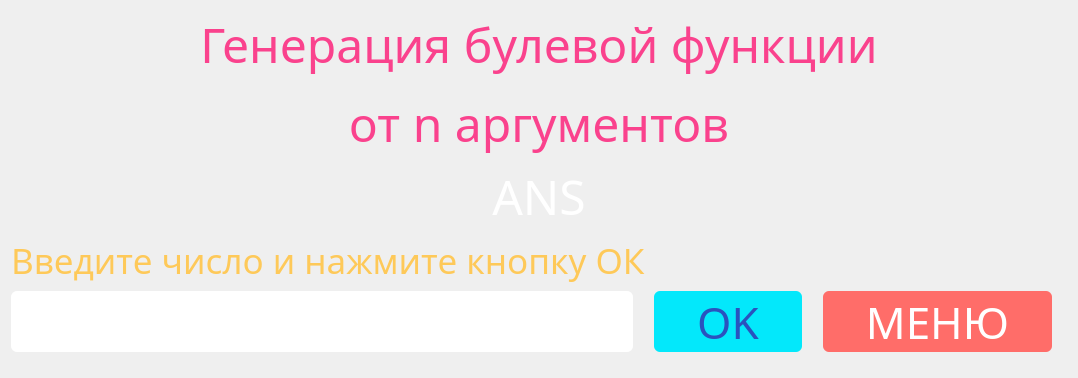
      <widget class="QWidget" name="page_1">
       <property name="enabled">
        <bool>true</bool>
       </property>
       <property name="sizePolicy">
        <sizepolicy hsizetype="Expanding" vsizetype="Expanding">
         <horstretch>0</horstretch>
         <verstretch>0</verstretch>
        </sizepolicy>
       </property>
       <property name="autoFillBackground">
        <bool>false</bool>
       </property>
       <property name="styleSheet">
        <string notr="true">#page_1 {
background-color: #18011b;
color: #fff;
background-image: url(:/images/1.png)
}

#Line1{
display: inline-block;	
	box-sizing: border-box;
	padding: 0 20px;
	margin: 0 15px 15px 0;
	outline: none;
	border: none;  
	border-radius: 6px;
	height: 40px;
	line-height: 40px;
	color: #18011b;
}

#ans1{
 color: #fff;
}

QPushButton {
    display: inline-block;	
	box-sizing: border-box;
	padding: 0 20px;
	margin: 0 15px 15px 0;
	outline: none;
	border: none;  
	border-radius: 6px;
	color: #2a52be;
	background-color: #03e8fb;
	cursor: pointer;
	user-select: none;
	appearance: none;
	touch-action: manipulation;
}

QPushButton:hover {
  background-color: #ffd56b;
  color: #ff7538;
}

QPushButton:pressed {
	background-color: #AAAAAA;
    color: #fff;
}

QPushButton:enabled {
	pointer-events: none;
	opacity: 0;
}

QPushButton#pushButton_backtomenu1{
  background-color: #ff6d69;
  color: #fff;
}
QPushButton#pushButton_backtomenu1:hover{
  background-color: #ff3c36;
}
QPushButton#pushButton_backtomenu1:hover:pressed {
	background-color: #AAAAAA;
    color: #fff;
}
QPushButton#pushButton{
  background-color: #fa428d;
  color: #fff;
} </string>
       </property>
       <layout class="QHBoxLayout" name="horizontalLayout_3">
        <item>
         <layout class="QVBoxLayout" name="verticalLayout_2">
          <item>
           <widget class="QLabel" name="label_5">
            <property name="sizePolicy">
             <sizepolicy hsizetype="Expanding" vsizetype="Maximum">
              <horstretch>0</horstretch>
              <verstretch>0</verstretch>
             </sizepolicy>
            </property>
            <property name="font">
             <font>
              <family>XDRA Heavy</family>
              <pointsize>36</pointsize>
             </font>
            </property>
            <property name="text">
             <string>&lt;html&gt;&lt;head/&gt;&lt;body&gt;&lt;p&gt;&lt;span style=&quot; color:#fa428d;&quot;&gt;Генерация булевой функции&lt;/span&gt;&lt;/p&gt;&lt;p&gt;&lt;span style=&quot; color:#fa428d;&quot;&gt;от n аргументов&lt;/span&gt;&lt;/p&gt;&lt;/body&gt;&lt;/html&gt;</string>
            </property>
            <property name="alignment">
             <set>Qt::AlignCenter</set>
            </property>
           </widget>
          </item>
          <item>
           <widget class="QLabel" name="ans1">
            <property name="sizePolicy">
             <sizepolicy hsizetype="Expanding" vsizetype="Expanding">
              <horstretch>0</horstretch>
              <verstretch>0</verstretch>
             </sizepolicy>
            </property>
            <property name="font">
             <font>
              <family>XDRA Heavy</family>
              <pointsize>36</pointsize>
             </font>
            </property>
            <property name="text">
             <string>&lt;html&gt;&lt;head/&gt;&lt;body&gt;&lt;p&gt;&lt;span style=&quot; color:#ffffff;&quot;&gt;ANS&lt;/span&gt;&lt;/p&gt;&lt;/body&gt;&lt;/html&gt;</string>
            </property>
            <property name="alignment">
             <set>Qt::AlignCenter</set>
            </property>
           </widget>
          </item>
          <item>
           <layout class="QGridLayout" name="gridLayout_3">
            <item row="2" column="2">
             <widget class="QPushButton" name="pushButton_backtomenu1">
              <property name="sizePolicy">
               <sizepolicy hsizetype="Preferred" vsizetype="Expanding">
                <horstretch>0</horstretch>
                <verstretch>0</verstretch>
               </sizepolicy>
              </property>
              <property name="maximumSize">
               <size>
                <width>16777215</width>
                <height>100</height>
               </size>
              </property>
              <property name="font">
               <font>
                <family>XDRA Heavy</family>
                <pointsize>33</pointsize>
               </font>
              </property>
              <property name="text">
               <string>  МЕНЮ  </string>
              </property>
             </widget>
            </item>
            <item row="2" column="1">
             <widget class="QPushButton" name="pushButton_start1">
              <property name="enabled">
               <bool>true</bool>
              </property>
              <property name="sizePolicy">
               <sizepolicy hsizetype="Preferred" vsizetype="Expanding">
                <horstretch>0</horstretch>
                <verstretch>0</verstretch>
               </sizepolicy>
              </property>
              <property name="maximumSize">
               <size>
                <width>16777215</width>
                <height>100</height>
               </size>
              </property>
              <property name="font">
               <font>
                <family>XDRA Heavy</family>
                <pointsize>33</pointsize>
               </font>
              </property>
              <property name="text">
               <string>  OK  </string>
              </property>
             </widget>
            </item>
            <item row="2" column="0">
             <widget class="QLineEdit" name="Line1">
              <property name="sizePolicy">
               <sizepolicy hsizetype="Preferred" vsizetype="Expanding">
                <horstretch>0</horstretch>
                <verstretch>0</verstretch>
               </sizepolicy>
              </property>
              <property name="maximumSize">
               <size>
                <width>16777215</width>
                <height>100</height>
               </size>
              </property>
              <property name="font">
               <font>
                <family>XDRA Heavy</family>
                <pointsize>48</pointsize>
               </font>
              </property>
             </widget>
            </item>
            <item row="0" column="0" colspan="3">
             <widget class="QLabel" name="label_3">
              <property name="sizePolicy">
               <sizepolicy hsizetype="Expanding" vsizetype="Expanding">
                <horstretch>0</horstretch>
                <verstretch>0</verstretch>
               </sizepolicy>
              </property>
              <property name="maximumSize">
               <size>
                <width>16777214</width>
                <height>50</height>
               </size>
              </property>
              <property name="font">
               <font>
                <family>XDRA Heavy</family>
                <pointsize>26</pointsize>
               </font>
              </property>
              <property name="text">
               <string>&lt;html&gt;&lt;head/&gt;&lt;body&gt;&lt;p&gt;&lt;span style=&quot; color:#fec959;&quot;&gt;Введите число и нажмите кнопку ОК&lt;/span&gt;&lt;/p&gt;&lt;/body&gt;&lt;/html&gt;</string>
              </property>
             </widget>
            </item>
           </layout>
          </item>
         </layout>
        </item>
       </layout>
      </widget>
